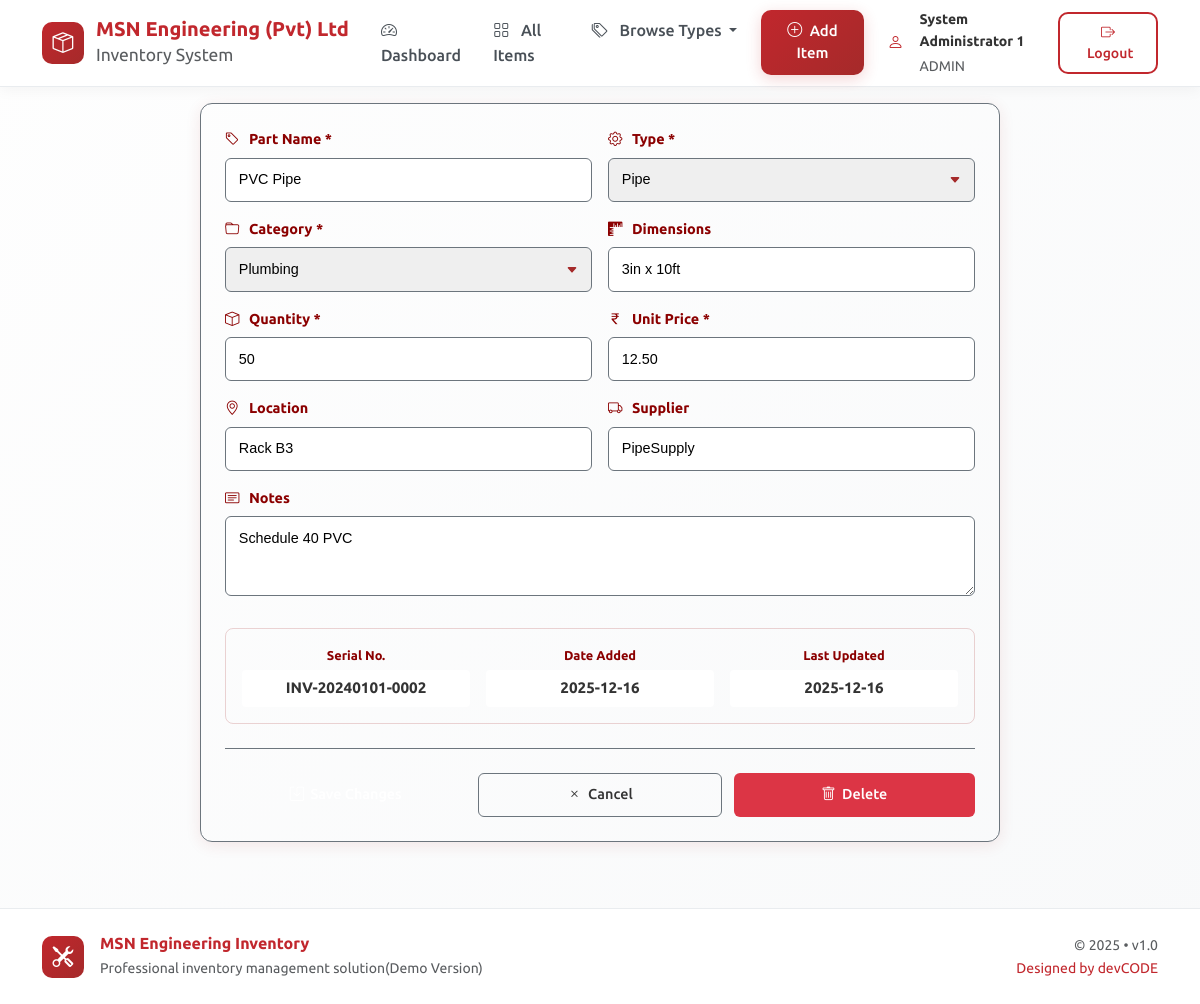
The page /edit_item/9 (signed in) on the database its author committed.
### tables this page shows
CREATE TABLE inventory
                 (id INTEGER PRIMARY KEY AUTOINCREMENT,
                  serial_number TEXT UNIQUE NOT NULL,
                  part_name TEXT NOT NULL,
                  part_type TEXT NOT NULL,
                  category TEXT NOT NULL,
                  dimensions TEXT,
                  quantity INTEGER NOT NULL,
                  unit_price REAL NOT NULL,
                  location TEXT,
                  supplier TEXT,
                  date_added TEXT,
                  last_updated TEXT,
                  notes TEXT);

### app.py (the view, shortened to what this page needs)
@app.route('/edit_item/<int:item_id>', methods=['GET', 'POST'])
@login_required
@admin_required
def edit_item(item_id):
    conn = get_db_connection()
    item = conn.execute('SELECT * FROM inventory WHERE id = ?', (item_id,)).fetchone()
    conn.close()
    if item is None:
        flash('Item not found!', 'error')
        return redirect(url_for('view_inventory'))
    return render_template('edit_item.html', item=item)

### app.py (called while the page is built)
def login_required(f):
    @wraps(f)
    def decorated_function(*args, **kwargs):
        if 'user_id' not in session:
            return redirect(url_for('login'))
        return f(*args, **kwargs)
    return decorated_function

def admin_required(f):
    @wraps(f)
    def decorated_function(*args, **kwargs):
        if 'user_type' not in session or session['user_type'] != 'admin':
            flash('Admin access required!', 'error')
            return redirect(url_for('dashboard'))
        return f(*args, **kwargs)
    return decorated_function

def get_db_connection():
    conn = sqlite3.connect('inventory.db')
    conn.row_factory = sqlite3.Row
    return conn

### templates/edit_item.html (shortened to what this page needs)
{% extends "base.html" %}
{% block content %}
<div class="compact-form-container">
    <div class="compact-form">
        <form method="POST">
            <div class="compact-form-row">
                <div class="compact-form-group">
                    <label for="part_name"><i class="bi bi-tag"></i> Part Name *</label>
                    <input type="text" id="part_name" name="part_name" class="compact-input"
                           value="{{ item.part_name }}" required>
                </div>
                <div class="compact-form-group">
                    <label for="part_type"><i class="bi bi-gear"></i> Type *</label>
                    <select id="part_type" name="part_type" class="compact-select" required>
                        <option value="Pipe" {% if item.part_type == 'Pipe' %}selected{% endif %}>Pipe</option>
                    </select>
                </div>
            </div>
            <div class="compact-form-row">
                <div class="compact-form-group">
                    <label for="category"><i class="bi bi-folder"></i> Category *</label>
                    <select id="category" name="category" class="compact-select" required>
                        <option value="Plumbing" {% if item.category == 'Plumbing' %}selected{% endif %}>Plumbing</option>
                    </select>
                </div>
                <div class="compact-form-group">
                    <label for="dimensions"><i class="bi bi-rulers"></i> Dimensions</label>
                    <input type="text" id="dimensions" name="dimensions" class="compact-input"
                           value="{{ item.dimensions or '' }}" placeholder="Size/Measurements">
                </div>
            </div>
            <div class="compact-form-row">
                <div class="compact-form-group">
                    <label for="quantity"><i class="bi bi-box"></i> Quantity *</label>
                    <input type="number" id="quantity" name="quantity" class="compact-input"
                           value="{{ item.quantity }}" required min="0">
                </div>
                <div class="compact-form-group">
                    <label for="unit_price"><i class="bi bi-currency-rupee"></i> Unit Price *</label>
                    <input type="number" id="unit_price" name="unit_price" class="compact-input"
                           value="{{ "%.2f"|format(item.unit_price) }}" required step="0.01" min="0">
                </div>
            </div>
            <div class="compact-form-row">
                <div class="compact-form-group">
                    <label for="location"><i class="bi bi-geo-alt"></i> Location</label>
                    <input type="text" id="location" name="location" class="compact-input"
                           value="{{ item.location or '' }}" placeholder="Storage location">
                </div>
                <div class="compact-form-group">
                    <label for="supplier"><i class="bi bi-truck"></i> Supplier</label>
                    <input type="text" id="supplier" name="supplier" class="compact-input"
                           value="{{ item.supplier or '' }}" placeholder="Supplier name">
                </div>
            </div>
            <div class="compact-form-group">
                <label for="notes"><i class="bi bi-card-text"></i> Notes</label>
                <textarea id="notes" name="notes" class="compact-textarea"
                          placeholder="Additional notes...">{{ item.notes or '' }}</textarea>
            </div>
            <div class="item-details-box">
                <div class="detail-item">
                    <div class="detail-label">Serial No.</div>
                    <div class="detail-value">{{ item.serial_number }}</div>
                </div>
                <div class="detail-item">
                    <div class="detail-label">Date Added</div>
                    <div class="detail-value">{{ item.date_added[:10] if item.date_added else 'N/A' }}</div>
                </div>
                <div class="detail-item">
                    <div class="detail-label">Last Updated</div>
                    <div class="detail-value">{{ item.last_updated[:10] if item.last_updated else 'Never' }}</div>
                </div>
            </div>
            <div class="compact-form-actions">
                <button type="submit" class="btn-compact btn-compact-primary">
                    <i class="bi bi-save"></i> Save Changes
                </button>
                <a href="{{ url_for('view_inventory') }}" class="btn-compact btn-compact-secondary">
                    <i class="bi bi-x"></i> Cancel
                </a>
                <a href="{{ url_for('delete_item', item_id=item.id) }}"
                   class="btn-compact btn-compact-danger"
                   onclick="return confirm('Delete this item permanently?');">
                    <i class="bi bi-trash"></i> Delete
                </a>
            </div>
        </form>
    </div>
</div>
{% endblock %}

### static/css/custom.css (style rules this page uses)
:root { --maroon-light: #c1272d; --maroon-medium: #a52a2a; --maroon-dark: #8b0000; --white-pure: #ffffff; --white-soft: #f8f9fa; --white-cream: #fefefe; --gray-light: #e9ecef; --gray-medium: #6c757d; --gray-dark: #343a40; --success-light: #d1e7dd; --warning-light: #fff3cd; --danger-light: #f8d7da; --info-light: #cff4fc; --shadow-light: rgba(193, 39, 45, 0.08); --shadow-medium: rgba(193, 39, 45, 0.12); --shadow-dark: rgba(193, 39, 45, 0.15); }
body { font-family: 'Ubuntu', -apple-system, BlinkMacSystemFont, sans-serif; background: linear-gradient(135deg, var(--white-cream) 0%, var(--white-soft) 100%); color: var(--gray-dark); line-height: 1.6; min-height: 100vh; overflow-x: hidden; }

### templates/base.html (style rules this page uses)
:root { --maroon-light: #c1272d; --maroon-medium: #a52a2a; --maroon-dark: #8b0000; --white-pure: #ffffff; --white-soft: #f8f9fa; --white-cream: #fefefe; --gray-light: #e9ecef; --gray-medium: #6c757d; --shadow-light: rgba(193, 39, 45, 0.08); --shadow-medium: rgba(193, 39, 45, 0.12); }
body { font-family: 'Ubuntu', -apple-system, BlinkMacSystemFont, sans-serif; background: linear-gradient(135deg, var(--white-cream) 0%, var(--white-soft) 100%); color: #333; min-height: 100vh; }

### templates/edit_item.html (style rules this page uses)
.compact-form-container { max-width: 800px; margin: 0 auto; }
.compact-form { background: var(--white); border-radius: 12px; padding: 1.5rem; box-shadow: 0 3px 15px rgba(165, 42, 42, 0.1); border: 1px solid var(--gray-medium); }
.compact-form-group { margin-bottom: 1rem; }
.compact-form-row { display: flex; gap: 1rem; margin-bottom: 1rem; }
.compact-form-row .compact-form-group { flex: 1; margin-bottom: 0; }
.compact-form-group label { display: block; color: var(--maroon-dark); font-weight: 600; font-size: 0.9rem; margin-bottom: 0.4rem; }
.compact-form-group label i { color: var(--maroon-primary); margin-right: 6px; width: 16px; }
.compact-input, .compact-select, .compact-textarea { width: 100%; padding: 0.6rem 0.8rem; border: 1px solid var(--gray-medium); border-radius: 6px; font-family: 'Poppins', sans-serif; font-size: 0.9rem; transition: all 0.2s ease; }
.compact-select { appearance: none; background-repeat: no-repeat; background-position: right 0.8rem center; background-size: 12px; padding-right: 2rem; }
.compact-textarea { resize: vertical; min-height: 80px; }
.item-details-box { background: var(--maroon-pale); border-radius: 8px; padding: 1rem; margin: 1.5rem 0; display: grid; grid-template-columns: repeat(3, 1fr); gap: 1rem; border: 1px solid rgba(165, 42, 42, 0.2); }
.detail-item { text-align: center; }
.detail-label { font-size: 0.8rem; color: var(--maroon-dark); font-weight: 600; margin-bottom: 0.25rem; }
.detail-value { font-size: 0.95rem; color: var(--text-dark); font-weight: 700; background: white; padding: 0.4rem; border-radius: 4px; border: 1px solid var(--maroon-primary); }
.compact-form-actions { display: flex; gap: 0.75rem; margin-top: 1.5rem; padding-top: 1.5rem; border-top: 1px solid var(--gray-medium); }
.btn-compact { padding: 0.6rem 1.2rem; border-radius: 6px; font-weight: 500; font-size: 0.9rem; text-decoration: none; display: inline-flex; align-items: center; justify-content: center; gap: 0.4rem; border: none; cursor: pointer; transition: all 0.2s ease; flex: 1; }
.btn-compact-primary { background: var(--maroon-primary); color: white; }
.btn-compact-secondary { background: var(--off-white); color: var(--text-dark); border: 1px solid var(--gray-medium); }
.btn-compact-danger { background: #dc3545; color: white; }

### rows shown on the page
inventory: part_name "PVC Pipe", part_type "Pipe", category "Plumbing", dimensions "3in x 10ft", quantity "50", unit_price "12.50", location "Rack B3", supplier "PipeSupply", notes "Schedule 40 PVC", serial_number "INV-20240101-0002", date_added "2025-12-16", last_updated "2025-12-16"

### other values the page prints
{{ session.full_name }} "System Administrator 1"
{{ session.user_type|upper }} "ADMIN"
